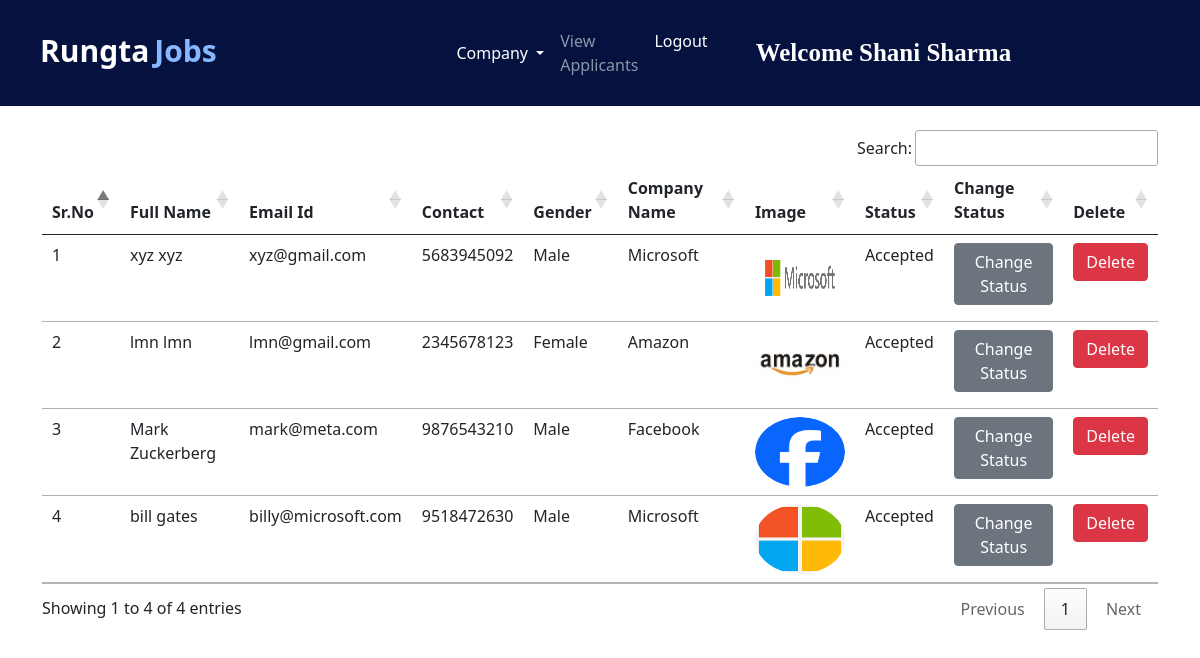
Page /all_companies/ (signed in) on the committed database.
### jobs/models.py (models this page shows, shortened)
class Company(models.Model):
    user = models.ForeignKey(User, on_delete=models.CASCADE)
    phone = models.CharField(max_length=10)
    image = models.ImageField(upload_to="")
    gender = models.CharField(max_length=10)
    type = models.CharField(max_length=15)
    status = models.CharField(max_length=20)
    company_name = models.CharField(max_length=100)

### jobs/views.py (the view)
# urls.py: path("all_companies/", views.all_companies, name="all_companies"),
def all_companies(request):
    if not request.user.is_authenticated:
        return redirect("/admin_login")
    companies = Company.objects.all()
    return render(request, "all_companies.html", {'companies':companies})

### jobs/templates/all_companies.html (shortened to what this page needs)
{% extends 'admin_navbar.html' %}
{% block body %}
<div class="container mt-4">
<table class="table table-hover" id="example">
    <thead>
        <tr>
            <th>Sr.No</th>
            <th>Full Name</th>
            <th>Email Id</th>
            <th>Contact</th>
            <th>Gender</th>
            <th>Company Name</th>
            <th>Image</th>
            <th>Status</th>
            <th>Change Status</th>
            <th>Delete</th>
        </tr>
    </thead>
    <tbody>
        {% for company in companies %}
        <tr>
            <td>{{forloop.counter}}</td>
            <td>{{company.user.get_full_name}}</td>
            <td>{{company.user.email}}</td>
            <td>{{company.phone}}</td>
            <td>{{company.gender}}</td>
            <td>{{company.company_name}}</td>
            <td><img src="{{company.image.url}}" class="rounded-circle" width="90px" height="70px"></td>
            <td>{{company.status}}</td>
            <td><a href="/change_status/{{company.id}}/" class="btn btn-secondary">Change Status</a></td>
            <td><a href="/delete_company/{{company.user.id}}/" class="btn btn-danger" onclick="return confirm('Are you sure you want to delete this company?')">Delete</a></td>
        </tr>
        {% endfor %}
    </tbody>
</table>
</div>
{% endblock %}

### jobs/templates/admin_navbar.html (shortened to what this page needs)
<!doctype html>
<html lang="en">
<head>
  <link href="https://cdn.jsdelivr.net/npm/bootstrap@5.0.2/dist/css/bootstrap.min.css" rel="stylesheet"
>
  <link rel="stylesheet" href="https://cdn.datatables.net/1.10.25/css/jquery.dataTables.min.css">
  <link rel="stylesheet" href="https://cdn.datatables.net/buttons/1.7.1/css/buttons.dataTables.min.css">
</head>
<body>
  <nav class="navbar navbar-expand-lg navbar-dark">
      <a class="navbar-brand" href="/"><span class="head1">Rungta</span><span class="head2">Jobs</span></a>
      <div class="container w-50">
      <div class="collapse navbar-collapse" id="navbarSupportedContent">
        <ul class="navbar-nav me-auto mb-2 mb-lg-0">
          <div class="collapse navbar-collapse" id="navbarNavDarkDropdown">
            <ul class="navbar-nav">
              <li class="nav-item dropdown">
                <a class="nav-link active dropdown-toggle" href="#" id="navbarDarkDropdownMenuLink" role="button" data-bs-toggle="dropdown" aria-expanded="false">
                  Company
                </a>
              </li>
            </ul>
          </div>
          <li class="nav-item">
            <a class="nav-link {% block view_applicants %} {% endblock %}" href="/view_applicants/">View Applicants</a>
          </li>
          <li class="nav-item">
            <a class="nav-link active" href="/logout/">Logout</a>
          </li>
        </ul>
        <a class="navbar-brand name" style="font-weight: bold; font-family: 'Times New Roman', Times, serif;" href="#">Welcome {{request.user.get_full_name}}</a>
      </div>
      </div>
  </nav>
  {% block body %}
  {% endblock %}
</body>
</html>

### jobs/templates/admin_navbar.html (style rules this page uses)
.navbar { background-color: #05123F; }
.head1 { color: white; font-weight: bold; height: 50px; }
.head2 { color: #89b7ff; font-weight: bold; }
.navbar-brand { padding:20px 40px; font-size:30px; display:flex; gap:5px; }
.name { text-transform:capitalize; font-size:25px; }

### rows in the picture
Company: user.get_full_name "xyz xyz", user.email "xyz@gmail.com", phone "5683945092", gender "Male", company_name "Microsoft", image (picture), status "Accepted"
Company: user.get_full_name "lmn lmn", user.email "lmn@gmail.com", phone "2345678123", gender "Female", company_name "Amazon", image (picture), status "Accepted"
Company: user.get_full_name "Mark Zuckerberg", user.email "mark@meta.com", phone "9876543210", gender "Male", company_name "Facebook", image (picture), status "Accepted"
Company: user.get_full_name "bill gates", user.email "billy@microsoft.com", phone "9518472630", gender "Male", company_name "Microsoft", image (picture), status "Accepted"

### other values in the picture
{{ request.user.get_full_name }} "Shani Sharma"
